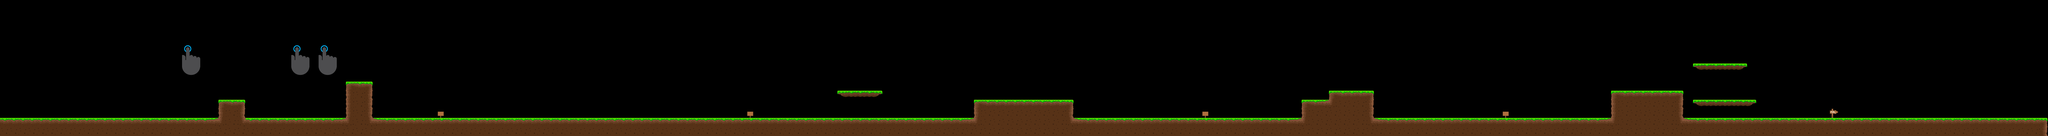

A 2D game scene composited from a Tiled map and its tileset images. What follows is a short description and the map's XML, with each tile layer's data collapsed to a summary:
An orthogonal 225x15 tile map with 32x32 px tiles, 1 tile layer (graphics), 4 tilesets and 22 objects.

<map version="1.0" orientation="orthogonal" renderorder="right-down" width="225" height="15" tilewidth="32" tileheight="32" nextobjectid="401">
 <tileset firstgid="1" name="mini_tileset" tilewidth="32" tileheight="32" tilecount="16" columns="4">
  <image source="mini_tileset.png" width="128" height="128" />
 </tileset>
 <tileset firstgid="17" name="greentileset" tilewidth="32" tileheight="32" tilecount="78" columns="13">
  <image source="greentileset.png" width="440" height="196" />
  <tile id="3">
   <animation>
    <frame tileid="8" duration="100" />
    <frame tileid="7" duration="100" />
    <frame tileid="6" duration="100" />
    <frame tileid="5" duration="100" />
    <frame tileid="4" duration="100" />
    <frame tileid="3" duration="100" />
   </animation>
  </tile>
 </tileset>
 <tileset firstgid="95" name="hand" tilewidth="32" tileheight="32" tilecount="24" columns="4">
  <image source="hand.png" width="128" height="128" />
 </tileset>
 <tileset firstgid="119" name="hand" tilewidth="32" tileheight="32" tilecount="16" columns="4">
  <image source="hand.png" width="128" height="128" />
 </tileset>
 <layer name="graphics" width="225" height="15">
  <data>[3375 cells, 582 non-empty, 31 distinct tile ids]</data>
 </layer>
 <objectgroup name="ground">
  <object id="338" x="-3586.78" y="416.118" width="14373.6" height="63.8825" />
  <object id="385" x="768" y="352" width="96" height="64" />
  <object id="386" x="1216" y="288" width="96" height="128" />
  <object id="387" x="3424" y="352" width="352" height="64" />
  <object id="390" x="2944" y="320">
   <polygon points="0,0 160,0 133.231,22.0631 22.3282,22.0631" />
  </object>
  <object id="394" x="4576" y="416">
   <polygon points="0,0 0,-64 96,-64 96,-96 256,-96 256,0" />
  </object>
  <object id="395" x="5664" y="320" width="256" height="96" />
  <object id="396" x="5952" y="224">
   <polygon points="0,0 192,0 165.05,20.5216 20.7418,21.8578" />
  </object>
  <object id="397" x="5950.6" y="352">
   <polygon points="0,0 225.405,0 195.414,22.1315 25.9995,22.1315" />
  </object>
 </objectgroup>
 <objectgroup name="emoji_placeholders">
  <object id="344" x="2144" y="320" width="32" height="32" />
  <object id="388" x="3712" y="320" width="32" height="32" />
  <object id="389" x="3712" y="256" width="32" height="32" />
  <object id="391" x="4854.65" y="231.949" width="32" height="32" />
  <object id="393" x="4845.29" y="310.647" width="32" height="32" />
  <object id="399" x="6031.9" y="176.034" width="32" height="32" />
  <object id="400" x="6063.9" y="307.974" width="32" height="32" />
 </objectgroup>
 <objectgroup name="obstacle" />
 <objectgroup name="goal">
  <object id="361" x="6656" y="0" width="32" height="480" />
 </objectgroup>
 <objectgroup name="quest">
  <object id="340" x="1536" y="0" width="32" height="480" />
  <object id="350" x="2624" y="0" width="32" height="480" />
  <object id="360" x="6656" y="0" width="32" height="480" />
  <object id="363" x="4224" y="0" width="32" height="480" />
  <object id="373" x="5280" y="0" width="32" height="480" />
 </objectgroup>
</map>
